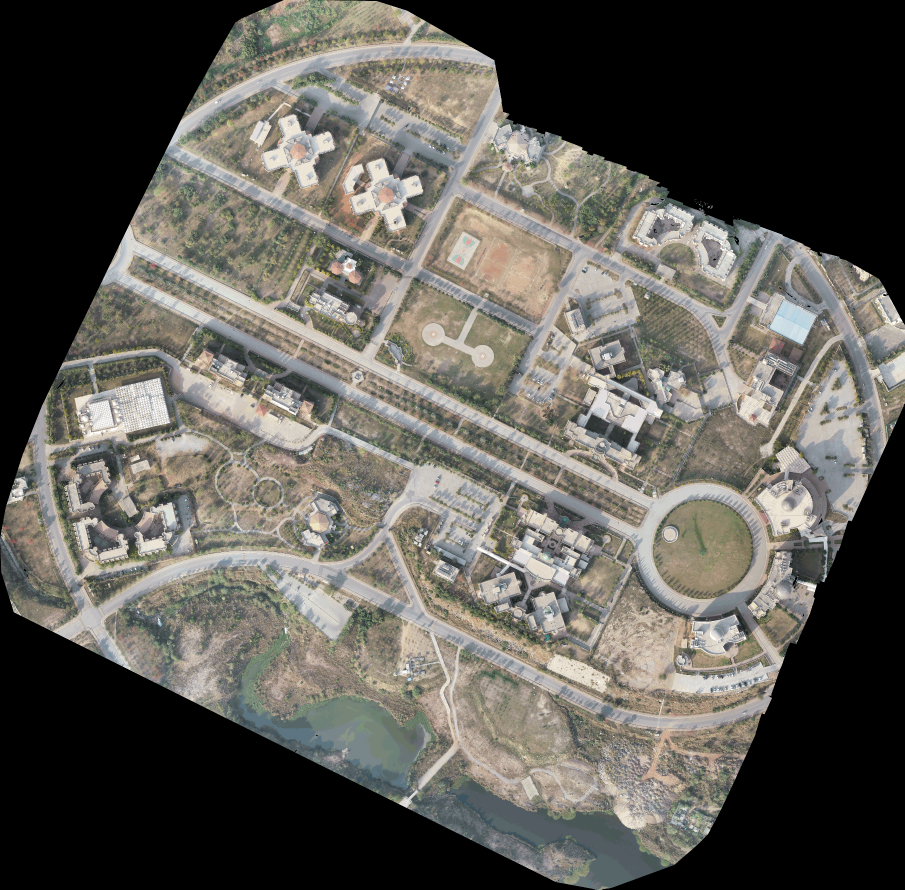
#> input picture 1.tif, 1809 x 1779 px (shown at 1/2 size)
$ python Sift.py
#> lines starting #> are read from the running program, lines starting #| are printed output that depends on the picture
from matplotlib.colors import to_rgb
import numpy as np
import cv2 as cv
import matplotlib.pyplot as plt
from osgeo import gdal
from osgeo import osr
from joblib import Parallel, delayed


class Tracker:
    def __init__(
        self,
        inputDir: str,
        outputDir: str,
        mapDir: str,
        minMatch: int,
        gap: int,
        coreNumber: int = 1,
    ):
        self.inputDir = inputDir  # 输入视频路径
        self.mapDir = mapDir  # 地图/参考图像路径
        self.minMatch = minMatch  # 最小匹配点数
        self.gap = gap  # 关键帧间隔
        self.outputDir = outputDir  # 输出路径
        self.coreNumber = coreNumber  # 并行处理核心数
        self.inputH = None  # 输入视频高宽
        self.inputW = None  # 输入视频高度
        self.inputF = None  # 输入视频帧数
        self.outputH = None  # 输出视频高宽
        self.outputW = None  # 输出视频高度
        self.video = None  # 输入视频对象
        self.map = None  # 地图/参考图像对象

    # [24 lines left out: function trackFrame, not called in this run]

    def init(self):
        self.video = cv.VideoCapture(self.inputDir)
        self.map = cv.imread(self.mapDir)
#> self.map is the input picture: shape (1779, 1809, 3); mean B, G, R 86.1, 92.3, 94.6
        self.inputH = int(self.video.get(cv.CAP_PROP_FRAME_HEIGHT))
        self.inputW = int(self.video.get(cv.CAP_PROP_FRAME_WIDTH))
        self.inputF = int(self.video.get(cv.CAP_PROP_FRAME_COUNT))
        self.outputH = int(self.map.shape[0])
#> self.outputH = 1779
        self.outputW = int(self.map.shape[1])
#> self.outputW = 1809
        print(
            f"Input video info: width {self.inputW}, height {self.inputH}, frame {self.inputF}"
        )

    # [40 lines left out: functions drawFrame, processFrame, findOutFrameSize, resizeOutFrame, not called in this run]

    def process(self):
        self.init()  # 初始化
        toDoList = []
        for i in range(self.inputF):  # 选取间隔帧处理
            frame = self.video.read()
            if i % self.gap == 0:
                toDoList.append(frame)
#> this loop made 31 passes
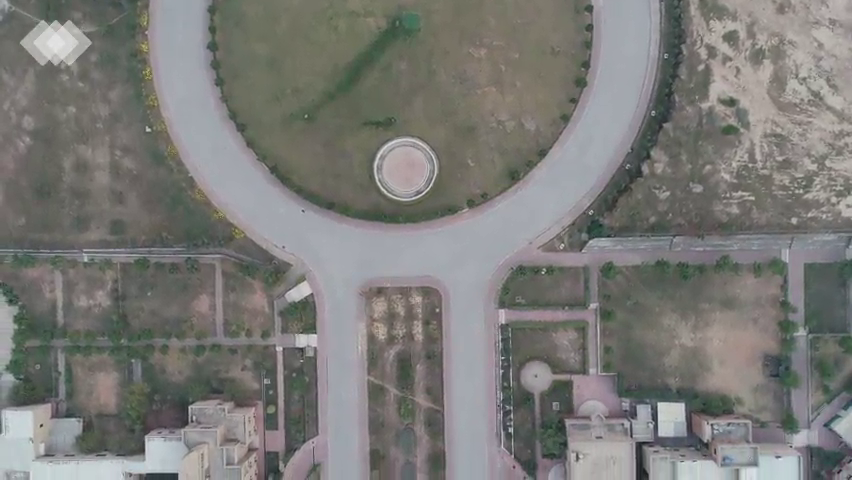
#> input picture frame 135 of our_data.mp4, 852 x 480 px
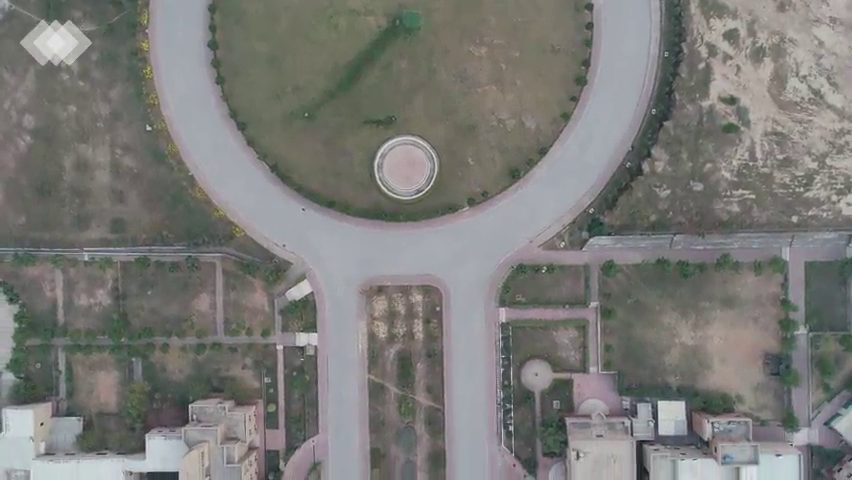
#> input picture frame 136 of our_data.mp4, 852 x 480 px
#> after the loop, toDoList = 6 items
        results = [self.processFrame(frame) for frame in toDoList]
        print("All frames processed.")
        maxH, maxW = self.findOutFrameSize(results)
        results = [self.resizeOutFrame(frame, maxH, maxW) for frame in results]
        print("All frames resized.")
        fourcc = cv.VideoWriter_fourcc(*"mp4v")
        outVideo = cv.VideoWriter(self.outputDir, fourcc, 20.0, (maxW, maxH))
        for frame in results:
            outVideo.write(frame)
        outVideo.release()

    def __del__(self):
        self.video.release()
        print("Done.")


if __name__ == "__main__":
    inputDir = "our_data.mp4"
    outputDir = "Output.mp4"
    mapDir = "1.tif"
    minMatch = 10
    gap = 5
    coreNumber = 4
    tracker = Tracker(inputDir, outputDir, mapDir, minMatch, gap, coreNumber)
    tracker.process()
